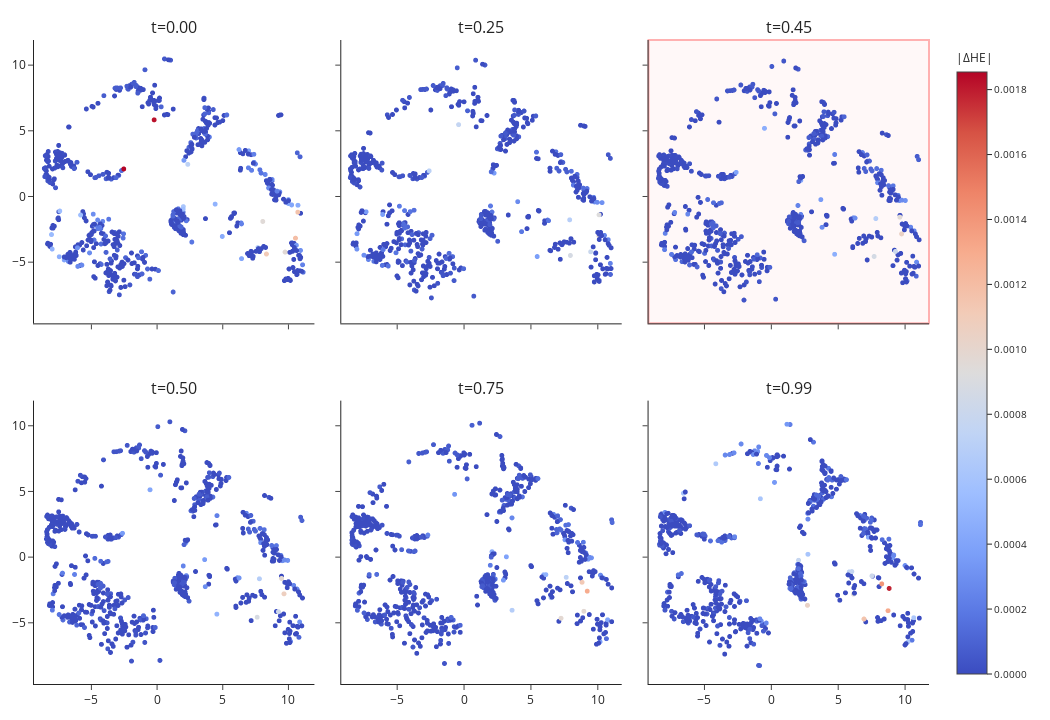

Notebook source saved alongside this figure:
### Code cell
# ======= 从这里开始，替换你原来的 Plotly 绘图部分 =======
import numpy as np
import pandas
import plotly.graph_objects as go
from plotly.subplots import make_subplots
import math


# 选帧索引：等间隔 + 末帧 + event_idx
step = 25
indices = list(range(0, num_frames, step))
if (num_frames - 1) % step != 0:
    indices.append(num_frames - 1)
if 'event_idx' in locals() and event_idx is not None:
    indices.append(int(event_idx))
indices = sorted(set(indices))

# 2) 汇总为 DataFrame
rows = []
for idx in indices:
    xy = np.asarray(all_coords[idx])
    sc = np.asarray(all_scores[idx]).astype(float)
    rows.append(pandas.DataFrame({
        "x": xy[:, 0],
        "y": xy[:, 1],
        "score": sc,
        "frame": idx
    }))
DF = pandas.concat(rows, ignore_index=True)


mean_s = np.nanmean(DF["score"])
std_s = np.nanstd(DF["score"]) + 1e-9
DF["zscore"] = (DF["score"] - mean_s) / std_s

# 全局色条范围（原始 ΔHE 数值）
vmin = np.percentile(DF["score"].values, 2)
vmax = np.percentile(DF["score"].values, 100)
if np.isclose(vmin, vmax):
    vmin, vmax = float(DF["score"].min()), float(DF["score"].max() + 1e-12)

# 坐标范围
xmin, xmax = DF["x"].min(), DF["x"].max()
ymin, ymax = DF["y"].min(), DF["y"].max()
dx, dy = xmax - xmin, ymax - ymin
pad_x, pad_y = 0.03 * dx, 0.03 * dy
x_range = [xmin - pad_x, xmax + pad_x]
y_range = [ymin - pad_y, ymax + pad_y]

# 子图骨架：两行，列数按需要自动算
n_panels = len(indices)
nrows = 2
ncols = math.ceil(n_panels / nrows)

titles = [
    f"t={(idx+1)/num_frames:.2f} (critical)" if 'event_idx' in locals() and idx == int(event_idx)
    else f"t={idx/num_frames:.2f}"
    for idx in indices
]
# 如果子图格子比面板多，给多余的 title 填空
if len(titles) < nrows * ncols:
    titles = titles + [""] * (nrows * ncols - len(titles))

fig = make_subplots(
    rows=nrows, cols=ncols,
    subplot_titles=titles,
    shared_xaxes=True, shared_yaxes=True,
    horizontal_spacing=0.03,
    vertical_spacing=0.12
)

# coolwarm 渐变（蓝→白→红）
coolwarm_scale = [
    [0.0, '#3b4cc0'],
    [0.1, '#5977e3'],
    [0.2, '#7b9ff9'],
    [0.3, '#9ebeff'],
    [0.4, '#c0d4f5'],
    [0.5, '#dddcdc'],
    [0.6, '#f2cbb7'],
    [0.7, '#f7ac8e'],
    [0.8, '#ee8468'],
    [0.9, '#d65244'],
    [1.0, '#b40426']
]

# 逐格绘图：按 row, col 排两排
for k, idx in enumerate(indices):
    row = k // ncols + 1
    col = k % ncols + 1

    df_i = DF[DF["frame"] == idx]

    fig.add_trace(
        go.Scattergl(
            x=df_i["x"], y=df_i["y"],
            mode="markers",
            marker=dict(
                size=5,
                color=df_i["score"],
                colorscale=coolwarm_scale,
                cmin=vmin, cmax=vmax,
                showscale=(row == 1 and col == ncols),  # 只在右上角那格显示 colorbar
                colorbar=dict(
                    title="|ΔHE|",
                    tickfont=dict(size=10),
                    ticks="outside",
                    tickformat=".4f"
                )
            ),
            showlegend=False
        ),
        row=row, col=col
    )

    fig.update_xaxes(range=x_range, row=row, col=col)
    fig.update_yaxes(range=y_range, scaleanchor="x", scaleratio=1, row=row, col=col)

# event 帧高亮红框
if 'event_idx' in locals() and int(event_idx) in indices:
    k_event = indices.index(int(event_idx))
    row_e = k_event // ncols + 1
    col_e = k_event % ncols + 1

    # 对应的 xaxis / yaxis 编号
    axis_idx = (row_e - 1) * ncols + col_e
    x_key = 'xaxis' + ('' if axis_idx == 1 else str(axis_idx))
    y_key = 'yaxis' + ('' if axis_idx == 1 else str(axis_idx))

    x_dom = fig.layout[x_key].domain
    y_dom = fig.layout[y_key].domain

    fig.add_shape(
        type="rect",
        xref="paper", yref="paper",
        x0=x_dom[0], x1=x_dom[1],
        y0=y_dom[0], y1=y_dom[1],   
        line=dict(width=2, color='red'),
        fillcolor='rgba(255,0,0,0.10)',
        layer="below"
    )

fig.update_layout(
    width=max(350*ncols, 900),
    height=360*nrows,
    margin=dict(l=20, r=20, t=40, b=20),
    title_text=" ",
    template="simple_white"
)

fig.show()

### Figure 1 — Plotly figure (JSON) as saved in the notebook; plotly's stock layout.template omitted (floating-point values rounded to 4 significant figures; data arrays with more than 128 entries replaced by an {"elided": "..."} marker saying what was removed)
{"data": [{"marker": {"cmax": 0.001854, "cmin": 0, "color": {"elided": "600 float values"}, "colorbar": {"tickfont": {"size": 10}, "tickformat": ".4f", "ticks": "outside", "title": {"text": "|ΔHE|"}}, "colorscale": [[0, "#3b4cc0"], [0.1, "#5977e3"], [0.2, "#7b9ff9"], [0.3, "#9ebeff"], [0.4, "#c0d4f5"], [0.5, "#dddcdc"], [0.6, "#f2cbb7"], [0.7, "#f7ac8e"], [0.8, "#ee8468"], [0.9, "#d65244"], [1, "#b40426"]], "showscale": false, "size": 5}, "mode": "markers", "showlegend": false, "type": "scattergl", "x": {"elided": "600 float values"}, "xaxis": "x", "y": {"elided": "600 float values"}, "yaxis": "y"}, {"marker": {"cmax": 0.001854, "cmin": 0, "color": {"elided": "600 float values"}, "colorbar": {"tickfont": {"size": 10}, "tickformat": ".4f", "ticks": "outside", "title": {"text": "|ΔHE|"}}, "colorscale": [[0, "#3b4cc0"], [0.1, "#5977e3"], [0.2, "#7b9ff9"], [0.3, "#9ebeff"], [0.4, "#c0d4f5"], [0.5, "#dddcdc"], [0.6, "#f2cbb7"], [0.7, "#f7ac8e"], [0.8, "#ee8468"], [0.9, "#d65244"], [1, "#b40426"]], "showscale": false, "size": 5}, "mode": "markers", "showlegend": false, "type": "scattergl", "x": {"elided": "600 float values"}, "xaxis": "x2", "y": {"elided": "600 float values"}, "yaxis": "y2"}, {"marker": {"cmax": 0.001854, "cmin": 0, "color": {"elided": "600 float values"}, "colorbar": {"tickfont": {"size": 10}, "tickformat": ".4f", "ticks": "outside", "title": {"text": "|ΔHE|"}}, "colorscale": [[0, "#3b4cc0"], [0.1, "#5977e3"], [0.2, "#7b9ff9"], [0.3, "#9ebeff"], [0.4, "#c0d4f5"], [0.5, "#dddcdc"], [0.6, "#f2cbb7"], [0.7, "#f7ac8e"], [0.8, "#ee8468"], [0.9, "#d65244"], [1, "#b40426"]], "showscale": true, "size": 5}, "mode": "markers", "showlegend": false, "type": "scattergl", "x": {"elided": "600 float values"}, "xaxis": "x3", "y": {"elided": "600 float values"}, "yaxis": "y3"}, {"marker": {"cmax": 0.001854, "cmin": 0, "color": {"elided": "600 float values"}, "colorbar": {"tickfont": {"size": 10}, "tickformat": ".4f", "ticks": "outside", "title": {"text": "|ΔHE|"}}, "colorscale": [[0, "#3b4cc0"], [0.1, "#5977e3"], [0.2, "#7b9ff9"], [0.3, "#9ebeff"], [0.4, "#c0d4f5"], [0.5, "#dddcdc"], [0.6, "#f2cbb7"], [0.7, "#f7ac8e"], [0.8, "#ee8468"], [0.9, "#d65244"], [1, "#b40426"]], "showscale": false, "size": 5}, "mode": "markers", "showlegend": false, "type": "scattergl", "x": {"elided": "600 float values"}, "xaxis": "x4", "y": {"elided": "600 float values"}, "yaxis": "y4"}, {"marker": {"cmax": 0.001854, "cmin": 0, "color": {"elided": "600 float values"}, "colorbar": {"tickfont": {"size": 10}, "tickformat": ".4f", "ticks": "outside", "title": {"text": "|ΔHE|"}}, "colorscale": [[0, "#3b4cc0"], [0.1, "#5977e3"], [0.2, "#7b9ff9"], [0.3, "#9ebeff"], [0.4, "#c0d4f5"], [0.5, "#dddcdc"], [0.6, "#f2cbb7"], [0.7, "#f7ac8e"], [0.8, "#ee8468"], [0.9, "#d65244"], [1, "#b40426"]], "showscale": false, "size": 5}, "mode": "markers", "showlegend": false, "type": "scattergl", "x": {"elided": "600 float values"}, "xaxis": "x5", "y": {"elided": "600 float values"}, "yaxis": "y5"}, {"marker": {"cmax": 0.001854, "cmin": 0, "color": {"elided": "600 float values"}, "colorbar": {"tickfont": {"size": 10}, "tickformat": ".4f", "ticks": "outside", "title": {"text": "|ΔHE|"}}, "colorscale": [[0, "#3b4cc0"], [0.1, "#5977e3"], [0.2, "#7b9ff9"], [0.3, "#9ebeff"], [0.4, "#c0d4f5"], [0.5, "#dddcdc"], [0.6, "#f2cbb7"], [0.7, "#f7ac8e"], [0.8, "#ee8468"], [0.9, "#d65244"], [1, "#b40426"]], "showscale": false, "size": 5}, "mode": "markers", "showlegend": false, "type": "scattergl", "x": {"elided": "600 float values"}, "xaxis": "x6", "y": {"elided": "600 float values"}, "yaxis": "y6"}], "layout": {"annotations": [{"font": {"size": 16}, "showarrow": false, "text": "t=0.00", "x": 0.1567, "xanchor": "center", "xref": "paper", "y": 1, "yanchor": "bottom", "yref": "paper"}, {"font": {"size": 16}, "showarrow": false, "text": "t=0.25", "x": 0.5, "xanchor": "center", "xref": "paper", "y": 1, "yanchor": "bottom", "yref": "paper"}, {"font": {"size": 16}, "showarrow": false, "text": "t=0.45", "x": 0.8433, "xanchor": "center", "xref": "paper", "y": 1, "yanchor": "bottom", "yref": "paper"}, {"font": {"size": 16}, "showarrow": false, "text": "t=0.50", "x": 0.1567, "xanchor": "center", "xref": "paper", "y": 0.44, "yanchor": "bottom", "yref": "paper"}, {"font": {"size": 16}, "showarrow": false, "text": "t=0.75", "x": 0.5, "xanchor": "center", "xref": "paper", "y": 0.44, "yanchor": "bottom", "yref": "paper"}, {"font": {"size": 16}, "showarrow": false, "text": "t=0.99", "x": 0.8433, "xanchor": "center", "xref": "paper", "y": 0.44, "yanchor": "bottom", "yref": "paper"}], "height": 720, "margin": {"b": 20, "l": 20, "r": 20, "t": 40}, "shapes": [{"fillcolor": "rgba(255,0,0,0.10)", "layer": "below", "line": {"color": "red", "width": 2}, "type": "rect", "x0": 0.6867, "x1": 1.0, "xref": "paper", "y0": 0.56, "y1": 1, "yref": "paper"}], "title": {"text": " "}, "width": 1050, "xaxis": {"anchor": "y", "domain": [0, 0.3133], "matches": "x4", "range": [-9.179, 11.79], "showticklabels": false}, "xaxis2": {"anchor": "y2", "domain": [0.3433, 0.6567], "matches": "x5", "range": [-9.179, 11.79], "showticklabels": false}, "xaxis3": {"anchor": "y3", "domain": [0.6867, 1.0], "matches": "x6", "range": [-9.179, 11.79], "showticklabels": false}, "xaxis4": {"anchor": "y4", "domain": [0, 0.3133], "range": [-9.179, 11.79]}, "xaxis5": {"anchor": "y5", "domain": [0.3433, 0.6567], "range": [-9.179, 11.79]}, "xaxis6": {"anchor": "y6", "domain": [0.6867, 1.0], "range": [-9.179, 11.79]}, "yaxis": {"anchor": "x", "domain": [0.56, 1], "range": [-8.819, 11.07], "scaleanchor": "x", "scaleratio": 1}, "yaxis2": {"anchor": "x2", "domain": [0.56, 1], "matches": "y", "range": [-8.819, 11.07], "scaleanchor": "x", "scaleratio": 1, "showticklabels": false}, "yaxis3": {"anchor": "x3", "domain": [0.56, 1], "matches": "y", "range": [-8.819, 11.07], "scaleanchor": "x", "scaleratio": 1, "showticklabels": false}, "yaxis4": {"anchor": "x4", "domain": [0, 0.44], "range": [-8.819, 11.07], "scaleanchor": "x", "scaleratio": 1}, "yaxis5": {"anchor": "x5", "domain": [0, 0.44], "matches": "y4", "range": [-8.819, 11.07], "scaleanchor": "x", "scaleratio": 1, "showticklabels": false}, "yaxis6": {"anchor": "x6", "domain": [0, 0.44], "matches": "y4", "range": [-8.819, 11.07], "scaleanchor": "x", "scaleratio": 1, "showticklabels": false}}}
